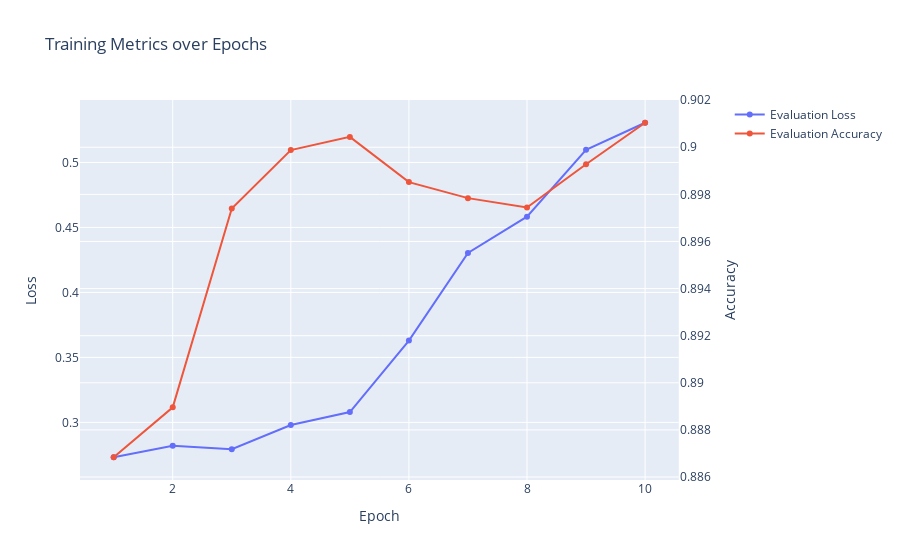

Notebook code cell kept with this figure:
### Markdown cell above
## **Visualize Training Metrics**

### Code cell
import plotly.graph_objects as go
from plotly.subplots import make_subplots

# Extract metrics
epochs = []
eval_losses = []
eval_accuracies = []

for entry in log:
    if 'eval_loss' in entry:
        epochs.append(entry['epoch'])
        eval_losses.append(entry['eval_loss'])
        eval_accuracies.append(entry['eval_accuracy'])

# Create subplot with two y-axes
fig = make_subplots(specs=[[{"secondary_y": True}]])

# Add traces
fig.add_trace(
    go.Scatter(x=epochs, y=eval_losses, name="Evaluation Loss"),
    secondary_y=False,
)

fig.add_trace(
    go.Scatter(x=epochs, y=eval_accuracies, name="Evaluation Accuracy"),
    secondary_y=True,
)

# Set x-axis title
fig.update_xaxes(title_text="Epoch")

# Set y-axes titles
fig.update_yaxes(title_text="Loss", secondary_y=False)
fig.update_yaxes(title_text="Accuracy", secondary_y=True)

fig.update_layout(
    title_text="Training Metrics over Epochs",
    hovermode='x unified'
)

fig.show()

### Figure 1 — Plotly figure (JSON) as saved in the notebook; plotly's stock layout.template omitted (floating-point values rounded to 4 significant figures)
{"data": [{"name": "Evaluation Loss", "type": "scatter", "x": [1, 2, 3, 4, 5, 6, 7, 8, 9, 10], "xaxis": "x", "y": [0.2732, 0.2821, 0.2794, 0.298, 0.308, 0.3629, 0.4304, 0.4583, 0.5098, 0.5305], "yaxis": "y"}, {"name": "Evaluation Accuracy", "type": "scatter", "x": [1, 2, 3, 4, 5, 6, 7, 8, 9, 10], "xaxis": "x", "y": [0.8868, 0.889, 0.8974, 0.8999, 0.9004, 0.8985, 0.8978, 0.8974, 0.8993, 0.901], "yaxis": "y2"}], "layout": {"hovermode": "x unified", "title": {"text": "Training Metrics over Epochs"}, "xaxis": {"anchor": "y", "domain": [0, 0.94], "title": {"text": "Epoch"}}, "yaxis": {"anchor": "x", "domain": [0, 1], "title": {"text": "Loss"}}, "yaxis2": {"anchor": "x", "overlaying": "y", "side": "right", "title": {"text": "Accuracy"}}}}
